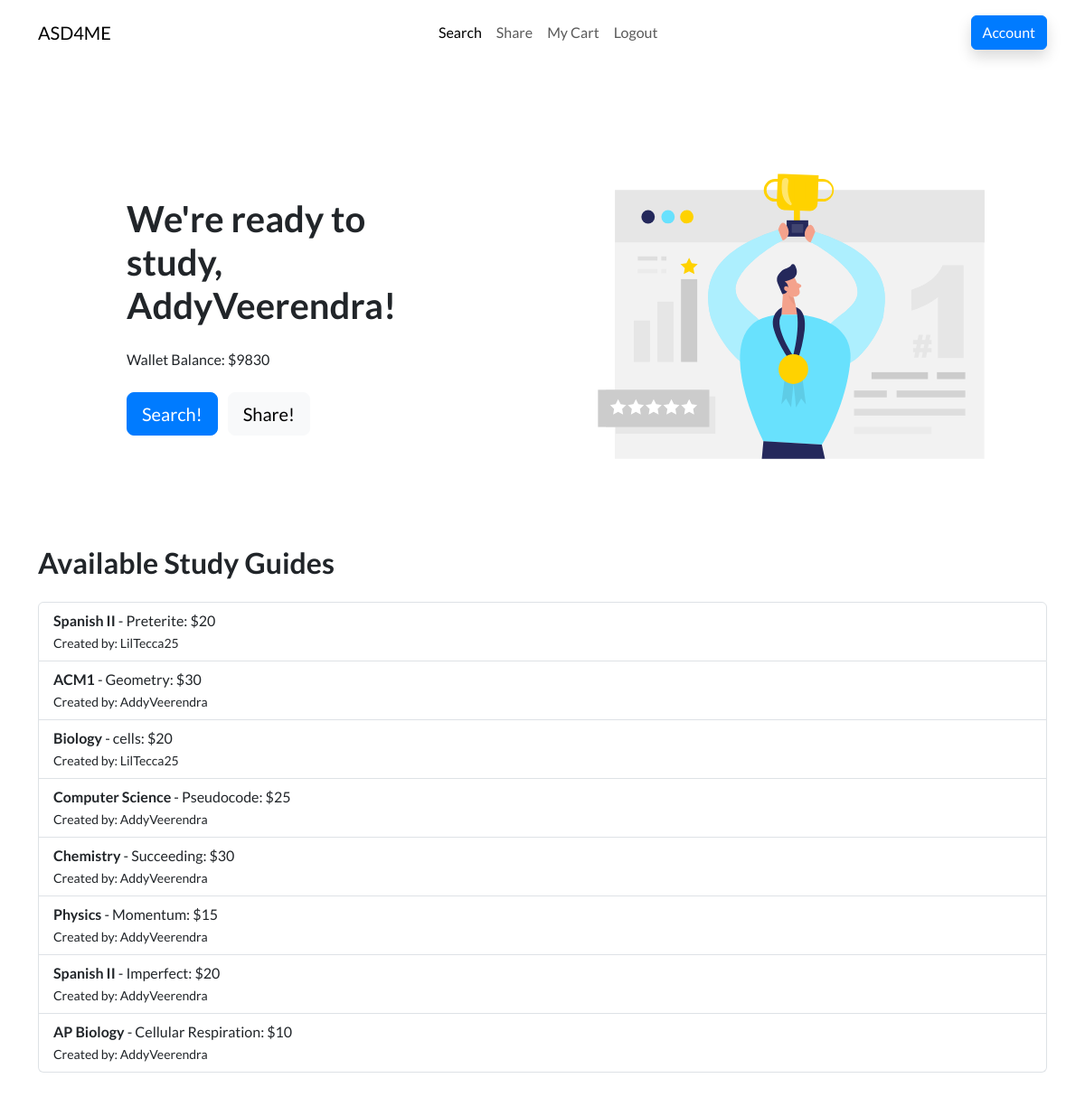
Page /market/ (signed in) on the earlier database version.
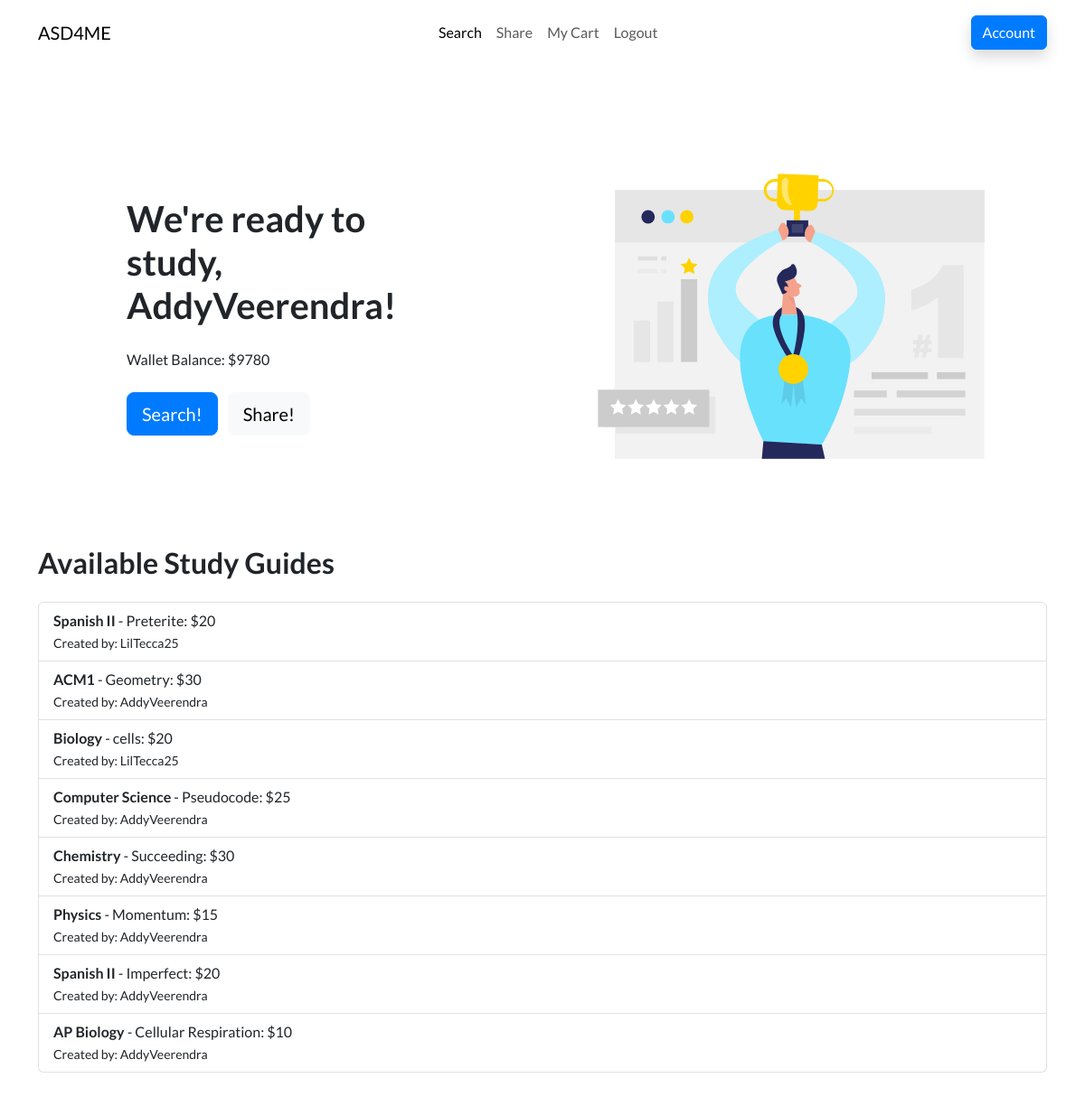
Same page on the later database version.
### models.py (models this page shows)
class User(db.Model, UserMixin):
    id = db.Column(db.Integer, primary_key=True)
    username = db.Column(db.String(20), nullable=False, unique=True)
    password = db.Column(db.String(80), nullable=False)
    wallet = db.Column(db.Integer, nullable=False, default=0)
    is_admin = db.Column(db.Boolean, default=False, nullable=False)
    cart = db.relationship('Cart', uselist=False, backref='user')

class StudyGuide(db.Model):
    id = db.Column(db.Integer, primary_key=True)
    Class = db.Column(db.String(20), nullable=False)
    UnitTopic = db.Column(db.String(20), nullable=False)
    Price = db.Column(db.Integer, nullable=False)
    Creator = db.Column(db.String(20), nullable=False)
    Link = db.Column(db.String(100), nullable=False)

### Market.py (the view)
@market_bp.route('/')
@login_required
def market_home():
    user = current_user
    items = StudyGuide.query.all()
    return render_template('market.html', user=user, items=items)

### ASD4ME.py (called while the page is built)
@login_manager.user_loader
def load_user(user_id):
    return User.query.get(int(user_id))

### templates/market.html (shortened to what this page needs)
<!DOCTYPE html>
<html data-bs-theme="light" lang="en">
<head>
    <link rel="stylesheet" href="{{ url_for('static', filename='assets/bootstrap/css/bootstrap.min.css') }}">
    <link rel="stylesheet" href="{{ url_for('static', filename='assets/css/styles.min.css') }}">
</head>
<body>
    <nav class="navbar navbar-expand-md fixed-top navbar-shrink py-3 navbar-light" id="mainNav">
        <div class="container">
            <a class="navbar-brand d-flex align-items-center" href="/market"><span>ASD4ME</span></a>
            <div class="collapse navbar-collapse" id="navcol-1">
                <ul class="navbar-nav mx-auto">
                    <li class="nav-item"><a class="nav-link active" href="/market/search">Search</a></li>
                    <li class="nav-item"><a class="nav-link" href="/market/share">Share</a></li>
                    <li class="nav-item"><a class="nav-link" href="/market/account">My Cart</a></li>
                    <li class="nav-item"><a class="nav-link" href="/market/logout">Logout</a></li>
                </ul>
                <a class="btn btn-primary shadow" role="button" href="/market/account">Account</a>
            </div>
        </div>
    </nav>
    <section class="py-5 mt-5">
        <div class="container py-4 py-xl-5">
            <div class="row gy-4 gy-md-0">
                <div class="col-md-6 text-center text-md-start d-flex d-sm-flex d-md-flex justify-content-center align-items-center justify-content-md-start align-items-md-center justify-content-xl-center">
                    <div style="max-width: 350px;">
                        <h1 class="display-6 fw-bold mb-4">We're ready to study, <span class="underline">{{ user.username }}</span>!</h1>
                        <p class="my-4">Wallet Balance: ${{ user.wallet }}</p>
                        <a class="btn btn-primary btn-lg me-2" role="button" href="/market/search">Search!</a>
                        <a class="btn btn-light btn-lg" role="button" href="/market/share">Share!</a>
                    </div>
                </div>
                <div class="col-md-6">
                    <div>
                        <img class="rounded img-fluid w-100 fit-cover" style="min-height: 300px;" src="{{ url_for('static', filename='assets/img/illustrations/ranking.svg') }}">
                    </div>
                </div>
            </div>
            <div class="row mt-5">
                <div class="col-12">
                    <h2 class="fw-bold mb-4">Available Study Guides</h2>
                    <ul class="list-group">
                        {% for item in items %}
                            <li class="list-group-item">
                                <strong>{{ item.Class }}</strong> - {{ item.UnitTopic }}: ${{ item.Price }}<br>
                                <small>Created by: {{ item.Creator }}</small>
                            </li>
                        {% endfor %}
                    </ul>
                </div>
            </div>
        </div>
    </section>
</body>
</html>

Differences in the rows shown:
changed User "AddyVeerendra": wallet "9830" → "9780"
